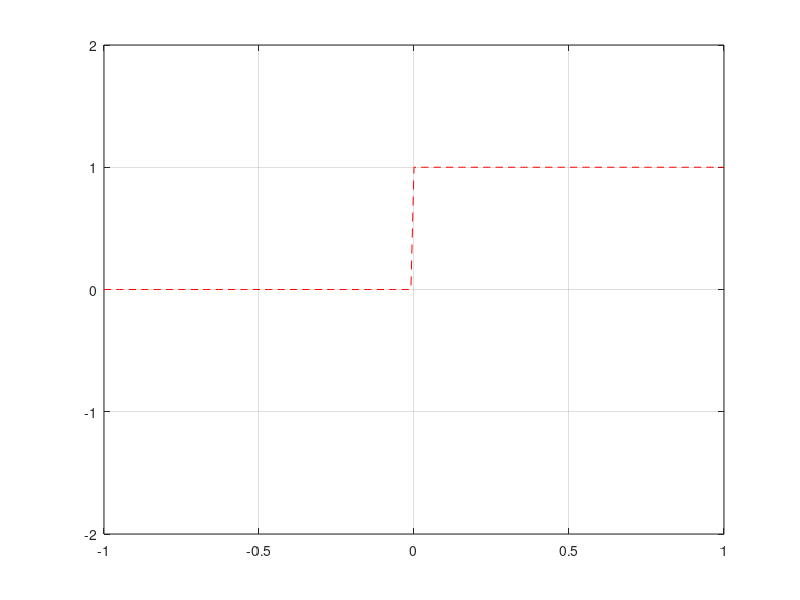

Reproduce this figure in MATLAB.
close all
t = (-1:0.01:1)'; 
%impulse = t==0; 
unitstep = t>=0; 
%ramp = t.*unitstep; 
%quad = t.^2.*unitstep;
plot(t,[unitstep],'--r')
ylim([-2 2])
grid on